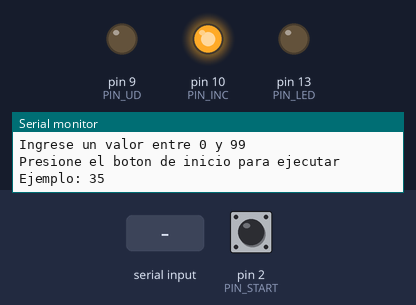
A sketch run on a simulated Arduino Uno, built with avr-gcc and run on an emulated ATmega328P. Shown: output pins drawn as LEDs (lit = HIGH), the last lines printed to the serial monitor. The test bench sets the inputs (shaded band); at power-on: pin 2 (PIN_START) HIGH. Pins used as bus, display or sensor lines are not drawn.

Above: at 1.2 s.
1.3 s: "90,45\n" received over Serial
2.8 s: pin 2 (PIN_START) pulled LOW for 0.15 s
At 2.95 s:
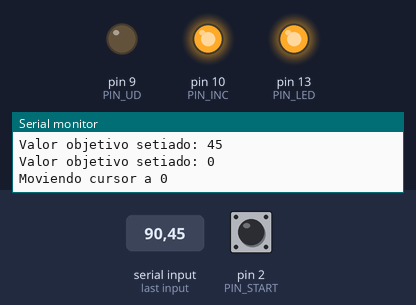
4.5 s: "30,150\n" received over Serial
Timing chart, 0 to 7.5 s (numbered marks = the images above; inputs shaded):
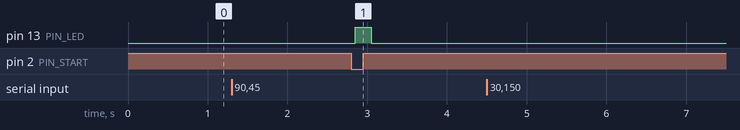

Measured:
- after the input at 2.8 s, pin 13 (PIN_LED): LOW → HIGH after 0.05 s, → LOW 0.20 s later

The sketch:

X9C103_Controller.ino
```cpp
#include <Arduino.h>

const uint8_t PIN_CS = 8;
const uint8_t PIN_UD = 9;
const uint8_t PIN_INC = 10;
const uint8_t PIN_START = 2;
const uint8_t PIN_LED = 13;

int currentPosition = 0;
int targetPosition = 0;
bool started = false;

void setDirection(bool increment) {
  digitalWrite(PIN_UD, increment ? HIGH : LOW);
}

void pulseIncrement() {
  digitalWrite(PIN_CS, LOW);
  delayMicroseconds(50);
  digitalWrite(PIN_INC, LOW);
  delayMicroseconds(50);
  digitalWrite(PIN_INC, HIGH);
  delayMicroseconds(50);
  digitalWrite(PIN_CS, HIGH);
  delayMicroseconds(10);
}

void moveToPosition(int target) {
  if (target < 0) target = 0;
  if (target > 99) target = 99;

  if (target > currentPosition) {
    setDirection(true);
    while (currentPosition < target) {
      pulseIncrement();
      currentPosition++;
      delay(20);
    }
  } else if (target < currentPosition) {
    setDirection(false);
    while (currentPosition > target) {
      pulseIncrement();
      currentPosition--;
      delay(20);
    }
  }

  digitalWrite(PIN_LED, HIGH);
  delay(200);
  digitalWrite(PIN_LED, LOW);
}

void storePosition() {
  // La mayoría de los X9C103 requieren una secuencia de control asociada a la
  // memoria no volátil del fabricante. La rutina se deja preparada para la etapa
  // de persistencia del valor. En hardware real se debe confirmar la secuencia
  // exacta de la hoja de datos del fabricante.
  digitalWrite(PIN_CS, LOW);
  delayMicroseconds(100);
  digitalWrite(PIN_CS, HIGH);
  delayMicroseconds(100);
}

void printHelp() {
  Serial.println("--- Control X9C103 ---");
  Serial.println("Ingrese un valor entre 0 y 99");
  Serial.println("Presione el boton de inicio para ejecutar");
  Serial.println("Ejemplo: 35");
}

void setup() {
  pinMode(PIN_CS, OUTPUT);
  pinMode(PIN_UD, OUTPUT);
  pinMode(PIN_INC, OUTPUT);
  pinMode(PIN_START, INPUT_PULLUP);
  pinMode(PIN_LED, OUTPUT);

  digitalWrite(PIN_CS, HIGH);
  digitalWrite(PIN_INC, HIGH);
  digitalWrite(PIN_UD, LOW);
  digitalWrite(PIN_LED, LOW);

  Serial.begin(9600);
  printHelp();
}

void loop() {
  if (Serial.available() > 0) {
    int value = Serial.parseInt();
    if (value >= 0 && value <= 99) {
      targetPosition = value;
      Serial.print("Valor objetivo setiado: ");
      Serial.println(targetPosition);
      started = true;
    } else {
      Serial.println("Valor fuera de rango. Debe estar entre 0 y 99.");
    }
  }

  if (started && (digitalRead(PIN_START) == LOW)) {
    delay(50);
    Serial.print("Moviendo cursor a ");
    Serial.println(targetPosition);
    moveToPosition(targetPosition);
    storePosition();
    Serial.print("Posicion final: ");
    Serial.println(currentPosition);
    started = false;
  }
}
```
